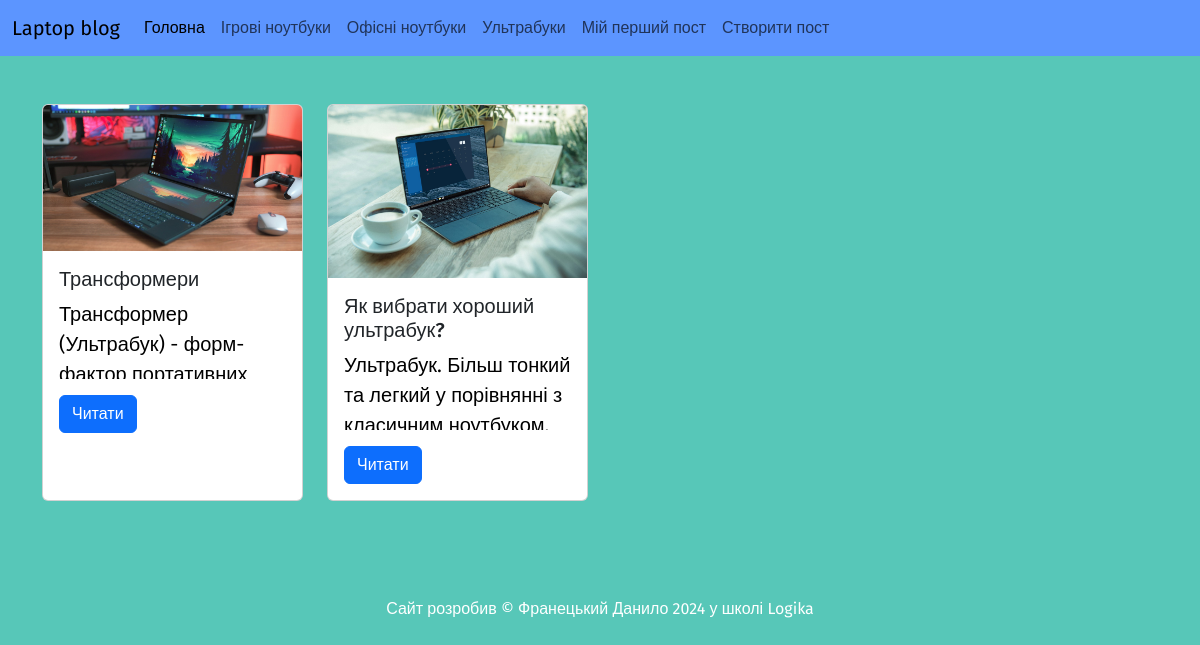
The page /category/3 on the database its author committed.
### tables this page shows
CREATE TABLE "categories" (
	"id"	INTEGER,
	"title"	TEXT NOT NULL,
	PRIMARY KEY("id" AUTOINCREMENT)
);

CREATE TABLE "posts" (
	"id"	INTEGER,
	"category_id"	INTEGER,
	"title"	TEXT NOT NULL,
	"text"	TEXT,
	"image"	TEXT,
	"created"	TEXT DEFAULT CURRENT_TIMESTAMP,
	FOREIGN KEY("category_id") REFERENCES "categories"("id"),
	PRIMARY KEY("id" AUTOINCREMENT)
);

### app.py (the view)
@app.route("/category/<category_id>")
def posts_by_category(category_id):
    categories = db.get_all_categories()
    posts = db.get_posts_by_category(int(category_id))
    return render_template("category.html", categories = categories, posts = posts)

### sql_queries.py (called while the page is built)
    def open(self):
        self.conn = sqlite3.connect(self.dbname)
        self.cursor = self.conn.cursor() #створюєм курсор

    def close(self):
        self.cursor.close()
        self.conn.close()

    def get_posts_by_category(self, category_id):
        self.open()
        self.cursor.execute("SELECT * FROM posts WHERE category_id = ?", [category_id])
        data = self.cursor.fetchall()
        self.close()
        return data

    def get_all_categories(self):
        self.open()
        self.cursor.execute("SELECT * FROM categories")
        data = self.cursor.fetchall()
        self.close()
        return data

### templates/category.html
{% extends 'base.html' %}
{% block content %}
<div class="container my-5">
  <div class = "row row-cols-1 row-cols-md-2 row-cols-lg-3 row-cols-xl-4 g-4">
    {% for post in posts %}
      <div class = "col">
        {% include 'post_card.html' %}
      </div>
    {% endfor %}
  </div>
</div>
{% endblock content %}

### templates/menu.html (shortened to what this page needs)
<nav class="navbar navbar-expand-lg"  style="background-color: rgb(92, 149, 255);">
    <div class="container-fluid">
      <a class="navbar-brand" href="#">Laptop blog</a>
      <div class="collapse navbar-collapse" id="navbarSupportedContent">
        <ul class="navbar-nav me-auto mb-2 mb-lg-0">
          <li class="nav-item">
            <a class="nav-link active" aria-current="page" href="{{ url_for('index') }}">Головна</a>
          </li>
          {% for category in categories %}
            <li class="nav-item">
              <a class="nav-link" href="{{ url_for('posts_by_category', category_id = category[0]) }}">{{category[1]}}</a>
            </li>
          {% endfor %}
          <li class="nav-item">
            <a class="nav-link" aria-current="page" href="{{ url_for('newpost')}}">Створити пост</a>
          </li>
      </div>
    </div>
  </nav>

### templates/post_card.html
<div class="card h-100" style="max-width: 25rem;">
  {% if post[4] %}
  <img src="{{ url_for('static', filename='img/'+post[4]) }}" class="card-img-top" alt="...">
  {% else %}
  <img src="{{ url_for('static', filename='img/1p.jpg') }}" class="card-img-top" alt="...">
  {% endif %}
  <div class="card-body">
    <h5 class="card-title">{{post[2]}}</h5>
    <p class="card-text overflow-y-hidden" style="height: 5rem;">{{post[3]}}</p>
    <a href="{{ url_for('post', post_id = post[0]) }}" class="btn btn-primary">Читати</a>
  </div>
</div>

### static/style.css (style rules this page uses)
p { color: rgb(0, 0, 0); font-size: 20px; }
body { background-color: rgb(87, 199, 184); color: white; font-family: "Fira Sans", sans-serif; }

### rows shown on the page
categories: title "Ігрові ноутбуки"
categories: title "Офісні ноутбуки"
categories: title "Ультрабуки"
categories: title "Мій перший пост"
posts: image (picture), title "Трансформери", text "Трансформер (Ультрабук) -…"
posts: image (picture), title "Як вибрати хороший ультрабук?", text "Ультрабук. Більш тонкий та легкий у порівнянні з…"
